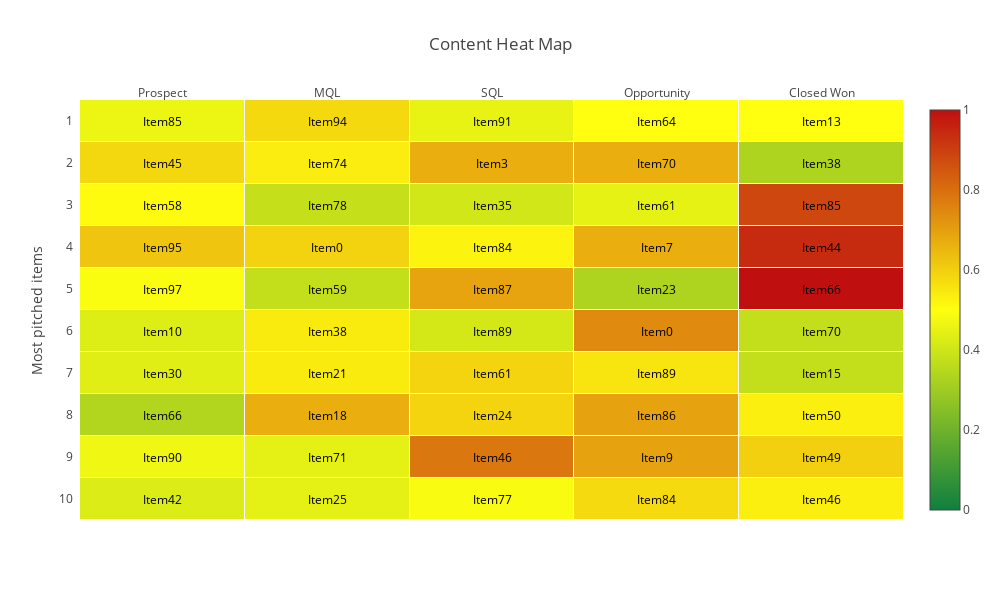

Notebook code for this chart:
### Code cell
# Create the content heatmap

# Display pitch count, view count, and view-to-pitch ratio on hover
hover = list(range(len(symbol)))
for x in range(len(symbol)):
    hover[x] = ['Pitches: ' + str(int(i)) + '<br>' + 'Views: ' + str(int(j)) + '<br>' + 'V2P: ' + str(round(k, 2))
                for i, j, k in zip(top_pitched_pitches[x], top_pitched_views[x], top_pitched_v2p[x])]

# # Invert Matrices
# symbol = symbol[::-1]
# hover = hover[::-1]
# z = z[::-1]

# set colorscale

colorscale = [[0, '#0f7f3f'],  # green
              [0.5, '#ffff0f'],  # yellow
              [1, '#bf0f0f']]  # red

# Make Annotated Heatmap
pt = ff.create_annotated_heatmap(z=top_pitched_v2p,
                                 zmin=0,
                                 zmax=1,
                                 x=stages,
                                 y=[i for i in np.arange(1, 11)],
                                 xgap=1,
                                 ygap=1,
                                 annotation_text=top_pitched_names,
                                 text=hover,
                                 colorscale=colorscale,
                                 font_colors=['black'],
                                 showscale=True,
                                 hoverinfo='text')

pt.layout.title = 'Content Heat Map'

pt.layout.height = 600
pt.layout.width = 1000

pt.layout.xaxis.showgrid = False
pt.layout.yaxis.showgrid = False
pt.layout.xaxis.showline = False
pt.layout.yaxis.showline = False
pt.layout.xaxis.zeroline = False
pt.layout.yaxis.zeroline = False
pt.layout.yaxis.autorange = 'reversed'
pt.layout.yaxis.title = 'Most pitched items'


iplot(pt)

### Figure 1 — Plotly figure (JSON) as saved in the notebook; plotly's stock layout.template omitted (floating-point values rounded to 4 significant figures)
{"data": [{"colorscale": [[0, "#0f7f3f"], [0.5, "#ffff0f"], [1, "#bf0f0f"]], "hoverinfo": "text", "reversescale": false, "showscale": true, "text": [["Pitches: 67<br>Views: 31<br>V2P: 0.46", "Pitches: 57<br>Views: 33<br>V2P: 0.58", "Pitches: 42<br>Views: 19<br>V2P: 0.45", "Pitches: 30<br>Views: 15<br>V2P: 0.5", "Pitches: 20<br>Views: 10<br>V2P: 0.5"], ["Pitches: 67<br>Views: 39<br>V2P: 0.58", "Pitches: 52<br>Views: 28<br>V2P: 0.54", "Pitches: 42<br>Views: 28<br>V2P: 0.67", "Pitches: 30<br>Views: 20<br>V2P: 0.67", "Pitches: 18<br>Views: 6<br>V2P: 0.33"], ["Pitches: 67<br>Views: 34<br>V2P: 0.51", "Pitches: 50<br>Views: 19<br>V2P: 0.38", "Pitches: 42<br>Views: 17<br>V2P: 0.4", "Pitches: 29<br>Views: 13<br>V2P: 0.45", "Pitches: 17<br>Views: 15<br>V2P: 0.88"], ["Pitches: 66<br>Views: 41<br>V2P: 0.62", "Pitches: 49<br>Views: 29<br>V2P: 0.59", "Pitches: 42<br>Views: 22<br>V2P: 0.52", "Pitches: 27<br>Views: 18<br>V2P: 0.67", "Pitches: 17<br>Views: 16<br>V2P: 0.94"], ["Pitches: 63<br>Views: 31<br>V2P: 0.49", "Pitches: 48<br>Views: 18<br>V2P: 0.38", "Pitches: 42<br>Views: 29<br>V2P: 0.69", "Pitches: 27<br>Views: 9<br>V2P: 0.33", "Pitches: 16<br>Views: 16<br>V2P: 1.0"], ["Pitches: 63<br>Views: 27<br>V2P: 0.43", "Pitches: 48<br>Views: 26<br>V2P: 0.54", "Pitches: 39<br>Views: 16<br>V2P: 0.41", "Pitches: 27<br>Views: 20<br>V2P: 0.74", "Pitches: 16<br>Views: 6<br>V2P: 0.38"], ["Pitches: 62<br>Views: 27<br>V2P: 0.44", "Pitches: 48<br>Views: 26<br>V2P: 0.54", "Pitches: 39<br>Views: 23<br>V2P: 0.59", "Pitches: 27<br>Views: 15<br>V2P: 0.56", "Pitches: 16<br>Views: 6<br>V2P: 0.38"], ["Pitches: 62<br>Views: 21<br>V2P: 0.34", "Pitches: 48<br>Views: 32<br>V2P: 0.67", "Pitches: 39<br>Views: 23<br>V2P: 0.59", "Pitches: 26<br>Views: 18<br>V2P: 0.69", "Pitches: 15<br>Views: 8<br>V2P: 0.53"], ["Pitches: 62<br>Views: 29<br>V2P: 0.47", "Pitches: 47<br>Views: 21<br>V2P: 0.45", "Pitches: 37<br>Views: 29<br>V2P: 0.78", "Pitches: 26<br>Views: 18<br>V2P: 0.69", "Pitches: 15<br>Views: 9<br>V2P: 0.6"], ["Pitches: 61<br>Views: 26<br>V2P: 0.43", "Pitches: 47<br>Views: 21<br>V2P: 0.45", "Pitches: 37<br>Views: 18<br>V2P: 0.49", "Pitches: 26<br>Views: 15<br>V2P: 0.58", "Pitches: 15<br>Views: 8<br>V2P: 0.53"]], "type": "heatmap", "uid": "d61e4d0a-5bde-45fe-9aa7-329439a2d9fb", "x": ["Prospect", "MQL", "SQL", "Opportunity", "Closed Won"], "xgap": 1, "y": [1, 2, 3, 4, 5, 6, 7, 8, 9, 10], "ygap": 1, "z": [[0.4627, 0.5789, 0.4524, 0.5, 0.5], [0.5821, 0.5385, 0.6667, 0.6667, 0.3333], [0.5075, 0.38, 0.4048, 0.4483, 0.8824], [0.6212, 0.5918, 0.5238, 0.6667, 0.9412], [0.4921, 0.375, 0.6905, 0.3333, 1], [0.4286, 0.5417, 0.4103, 0.7407, 0.375], [0.4355, 0.5417, 0.5897, 0.5556, 0.375], [0.3387, 0.6667, 0.5897, 0.6923, 0.5333], [0.4677, 0.4468, 0.7838, 0.6923, 0.6], [0.4262, 0.4468, 0.4865, 0.5769, 0.5333]], "zmax": 1, "zmin": 0}], "layout": {"annotations": [{"font": {"color": "black"}, "showarrow": false, "text": "Item85", "x": "Prospect", "xref": "x", "y": 1, "yref": "y"}, {"font": {"color": "black"}, "showarrow": false, "text": "Item94", "x": "MQL", "xref": "x", "y": 1, "yref": "y"}, {"font": {"color": "black"}, "showarrow": false, "text": "Item91", "x": "SQL", "xref": "x", "y": 1, "yref": "y"}, {"font": {"color": "black"}, "showarrow": false, "text": "Item64", "x": "Opportunity", "xref": "x", "y": 1, "yref": "y"}, {"font": {"color": "black"}, "showarrow": false, "text": "Item13", "x": "Closed Won", "xref": "x", "y": 1, "yref": "y"}, {"font": {"color": "black"}, "showarrow": false, "text": "Item45", "x": "Prospect", "xref": "x", "y": 2, "yref": "y"}, {"font": {"color": "black"}, "showarrow": false, "text": "Item74", "x": "MQL", "xref": "x", "y": 2, "yref": "y"}, {"font": {"color": "black"}, "showarrow": false, "text": "Item3", "x": "SQL", "xref": "x", "y": 2, "yref": "y"}, {"font": {"color": "black"}, "showarrow": false, "text": "Item70", "x": "Opportunity", "xref": "x", "y": 2, "yref": "y"}, {"font": {"color": "black"}, "showarrow": false, "text": "Item38", "x": "Closed Won", "xref": "x", "y": 2, "yref": "y"}, {"font": {"color": "black"}, "showarrow": false, "text": "Item58", "x": "Prospect", "xref": "x", "y": 3, "yref": "y"}, {"font": {"color": "black"}, "showarrow": false, "text": "Item78", "x": "MQL", "xref": "x", "y": 3, "yref": "y"}, {"font": {"color": "black"}, "showarrow": false, "text": "Item35", "x": "SQL", "xref": "x", "y": 3, "yref": "y"}, {"font": {"color": "black"}, "showarrow": false, "text": "Item61", "x": "Opportunity", "xref": "x", "y": 3, "yref": "y"}, {"font": {"color": "black"}, "showarrow": false, "text": "Item85", "x": "Closed Won", "xref": "x", "y": 3, "yref": "y"}, {"font": {"color": "black"}, "showarrow": false, "text": "Item95", "x": "Prospect", "xref": "x", "y": 4, "yref": "y"}, {"font": {"color": "black"}, "showarrow": false, "text": "Item0", "x": "MQL", "xref": "x", "y": 4, "yref": "y"}, {"font": {"color": "black"}, "showarrow": false, "text": "Item84", "x": "SQL", "xref": "x", "y": 4, "yref": "y"}, {"font": {"color": "black"}, "showarrow": false, "text": "Item7", "x": "Opportunity", "xref": "x", "y": 4, "yref": "y"}, {"font": {"color": "black"}, "showarrow": false, "text": "Item44", "x": "Closed Won", "xref": "x", "y": 4, "yref": "y"}, {"font": {"color": "black"}, "showarrow": false, "text": "Item97", "x": "Prospect", "xref": "x", "y": 5, "yref": "y"}, {"font": {"color": "black"}, "showarrow": false, "text": "Item59", "x": "MQL", "xref": "x", "y": 5, "yref": "y"}, {"font": {"color": "black"}, "showarrow": false, "text": "Item87", "x": "SQL", "xref": "x", "y": 5, "yref": "y"}, {"font": {"color": "black"}, "showarrow": false, "text": "Item23", "x": "Opportunity", "xref": "x", "y": 5, "yref": "y"}, {"font": {"color": "black"}, "showarrow": false, "text": "Item66", "x": "Closed Won", "xref": "x", "y": 5, "yref": "y"}, {"font": {"color": "black"}, "showarrow": false, "text": "Item10", "x": "Prospect", "xref": "x", "y": 6, "yref": "y"}, {"font": {"color": "black"}, "showarrow": false, "text": "Item38", "x": "MQL", "xref": "x", "y": 6, "yref": "y"}, {"font": {"color": "black"}, "showarrow": false, "text": "Item89", "x": "SQL", "xref": "x", "y": 6, "yref": "y"}, {"font": {"color": "black"}, "showarrow": false, "text": "Item0", "x": "Opportunity", "xref": "x", "y": 6, "yref": "y"}, {"font": {"color": "black"}, "showarrow": false, "text": "Item70", "x": "Closed Won", "xref": "x", "y": 6, "yref": "y"}, {"font": {"color": "black"}, "showarrow": false, "text": "Item30", "x": "Prospect", "xref": "x", "y": 7, "yref": "y"}, {"font": {"color": "black"}, "showarrow": false, "text": "Item21", "x": "MQL", "xref": "x", "y": 7, "yref": "y"}, {"font": {"color": "black"}, "showarrow": false, "text": "Item61", "x": "SQL", "xref": "x", "y": 7, "yref": "y"}, {"font": {"color": "black"}, "showarrow": false, "text": "Item89", "x": "Opportunity", "xref": "x", "y": 7, "yref": "y"}, {"font": {"color": "black"}, "showarrow": false, "text": "Item15", "x": "Closed Won", "xref": "x", "y": 7, "yref": "y"}, {"font": {"color": "black"}, "showarrow": false, "text": "Item66", "x": "Prospect", "xref": "x", "y": 8, "yref": "y"}, {"font": {"color": "black"}, "showarrow": false, "text": "Item18", "x": "MQL", "xref": "x", "y": 8, "yref": "y"}, {"font": {"color": "black"}, "showarrow": false, "text": "Item24", "x": "SQL", "xref": "x", "y": 8, "yref": "y"}, {"font": {"color": "black"}, "showarrow": false, "text": "Item86", "x": "Opportunity", "xref": "x", "y": 8, "yref": "y"}, {"font": {"color": "black"}, "showarrow": false, "text": "Item50", "x": "Closed Won", "xref": "x", "y": 8, "yref": "y"}, {"font": {"color": "black"}, "showarrow": false, "text": "Item90", "x": "Prospect", "xref": "x", "y": 9, "yref": "y"}, {"font": {"color": "black"}, "showarrow": false, "text": "Item71", "x": "MQL", "xref": "x", "y": 9, "yref": "y"}, {"font": {"color": "black"}, "showarrow": false, "text": "Item46", "x": "SQL", "xref": "x", "y": 9, "yref": "y"}, {"font": {"color": "black"}, "showarrow": false, "text": "Item9", "x": "Opportunity", "xref": "x", "y": 9, "yref": "y"}, {"font": {"color": "black"}, "showarrow": false, "text": "Item49", "x": "Closed Won", "xref": "x", "y": 9, "yref": "y"}, {"font": {"color": "black"}, "showarrow": false, "text": "Item42", "x": "Prospect", "xref": "x", "y": 10, "yref": "y"}, {"font": {"color": "black"}, "showarrow": false, "text": "Item25", "x": "MQL", "xref": "x", "y": 10, "yref": "y"}, {"font": {"color": "black"}, "showarrow": false, "text": "Item77", "x": "SQL", "xref": "x", "y": 10, "yref": "y"}, {"font": {"color": "black"}, "showarrow": false, "text": "Item84", "x": "Opportunity", "xref": "x", "y": 10, "yref": "y"}, {"font": {"color": "black"}, "showarrow": false, "text": "Item46", "x": "Closed Won", "xref": "x", "y": 10, "yref": "y"}], "height": 600, "title": {"text": "Content Heat Map"}, "width": 1000, "xaxis": {"dtick": 1, "gridcolor": "rgb(0, 0, 0)", "showgrid": false, "showline": false, "side": "top", "ticks": "", "zeroline": false}, "yaxis": {"autorange": "reversed", "dtick": 1, "showgrid": false, "showline": false, "ticks": "", "ticksuffix": "  ", "title": {"text": "Most pitched items"}, "zeroline": false}}}
